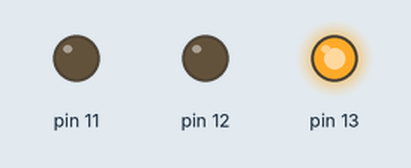
The sketch below on a simulated Arduino Uno, built with avr-gcc and run on an emulated ATmega328P. Parts: output pins drawn as LEDs (lit = HIGH).

Above: at 0.5 s.
At 2.7 s:
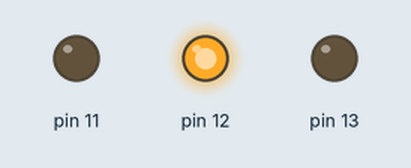
At 6.0 s:
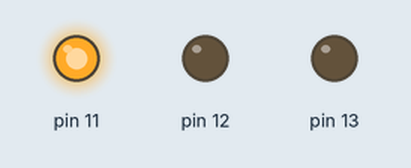
At 8.0 s:
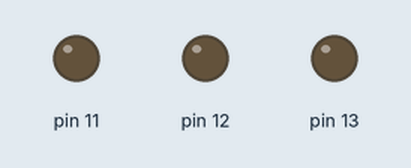
Timing chart, 0 to 11.7 s (numbered marks = the images above):
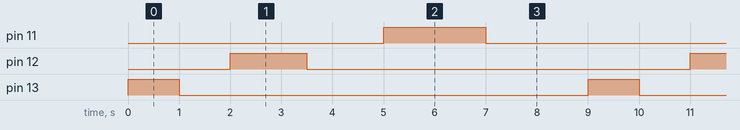

The sketch:

sketch_feb29a.ino
```cpp
void setup()
{
  pinMode(13, OUTPUT);
  pinMode (12, OUTPUT);
  pinMode (11, OUTPUT);
}

void loop()
{
  digitalWrite(13, HIGH);
  delay(1000); // Wait for 1000 millisecond(s)
  digitalWrite(13, LOW);
  delay(1000); // Wait for 1000 millisecond(s)

  digitalWrite(12, HIGH);
  delay(1500); // Wait for 1000 millisecond(s)
  digitalWrite(12, LOW);
  delay(1500); // Wait for 1000 millisecond(s)

  digitalWrite(11, HIGH);
  delay(2000); // Wait for 1000 millisecond(s)
  digitalWrite(11, LOW);
  delay(2000); // Wait for 1000 millisecond(s)


}
```

Measured:
- by itself, pin 11: alternates HIGH for 2.0 s and LOW for 7.0 s
- by itself, pin 12: alternates HIGH for 1.5 s and LOW for 7.5 s
- by itself, pin 13: alternates HIGH for 1.0 s and LOW for 8.0 s
